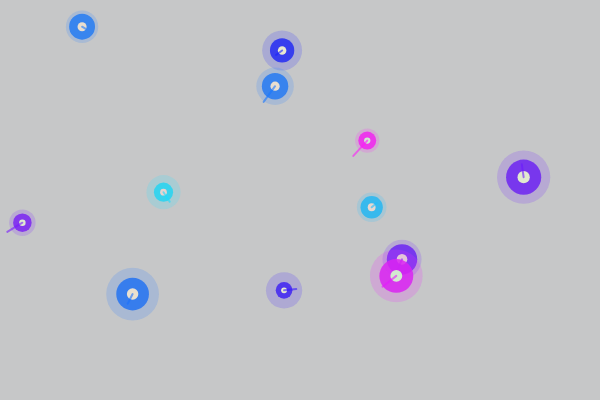
Frame 1 (no input)
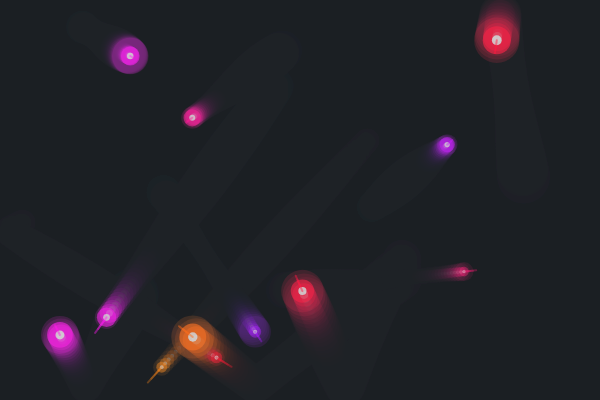
Frame 60 (no input)
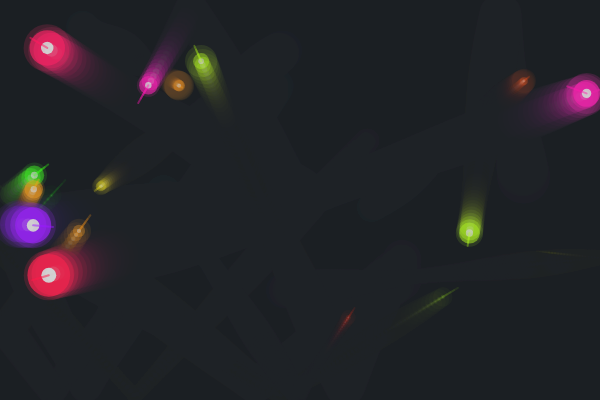
Frame 120 (the mouse pressed at the canvas centre since frame 60)

The p5.js sketch that drew these frames (run headless with seeded random() and noise() and a simulated clock; from frame 60 on, the mouse is pressed at the canvas centre):

// p5.js sketch
// ── sketch.js
// DM2008 — Activity 4b [Guided]
// Objects in Motion (50 min)
//
// You have a working Agent class to start with — your job is to bring it to life.
// Each agent moves, changes over time, and is drawn to the screen.
// Mouse click adds a new agent. C clears them all.
//
// Things to try:
// - Change the starting values (size, speed, color) to see what happens
// - Make agents bounce instead of wrap — what needs to change?
// - Add a second method to your class beyond update() and show()
//
// Stretch: give each agent a lifespan — shrink or fade it over time, then remove it.
// Hint: a backward loop lets you safely splice items while iterating.

let agents = [];
const NUM_START = 12;

function setup() {
  createCanvas(600, 400);
  colorMode(HSB, 360, 100, 100, 1);
  noStroke();

  for (let i = 0; i < NUM_START; i++) {
    let sz = random(15, 40);
    let x = random(sz / 2, width - sz / 2);
    let y = random(sz / 2, height - sz / 2);
    let speedX = random(-4, 4);
    let speedY = random(-4, 4);
    agents.push(new Agent(x, y, sz, speedX, speedY));
  }
}

function draw() {
  background(230, 20, 15, 0.25);

  for (let i = agents.length - 1; i >= 0; i--) {
    let agent = agents[i];
    agent.shrink();

    if (agent.sz <= 2) {
      agents.splice(i, 1);
    } else {
      agent.update();
      agent.show();
    }
  }
}

function mousePressed() {
  for (let i = 0; i < 5; i++) {
    let sz = random(25, 50);
    let speedX = random(-5, 5);
    let speedY = random(-5, 5);
    agents.push(new Agent(mouseX, mouseY, sz, speedX, speedY));
  }
}

function keyPressed() {
  // Replacing the array with an empty one effectively clears all agents
  if (key == "C" || key == "c") {
    agents = [];
  }
}

class Agent {
  constructor(x, y, sz, speedX, speedY) {
    this.x = x;
    this.y = y;
    this.sz = sz;
    this.startSize = sz;
    this.dx = speedX;
    this.dy = speedY;
    this.col = random(180, 300);
    this.pulseAngle = random(TWO_PI);
  }

  shrink() {
    this.sz -= 0.12;
  }

  update() {
    // Position changes by speed each frame — can you see why?
    this.x += this.dx;
    this.y += this.dy;

    // This is a property changing over time — try changing size or speed instead
    this.col = (this.col + 1.5) % 360;
    this.pulseAngle += 0.08;

    let radius = this.sz / 2;

    if (this.x > width - radius) {
      this.dx = -abs(this.dx);
    } else if (this.x < radius) {
      this.dx = abs(this.dx);
    }

    if (this.y > height - radius) {
      this.dy = -abs(this.dy);
    } else if (this.y < radius) {
      this.dy = abs(this.dy);
    }

    this.x = constrain(this.x, radius, width - radius);
    this.y = constrain(this.y, radius, height - radius);
  }

  show() {
    // this.col drives the color shift — how could you use your other properties here?
    push();
    translate(this.x, this.y);

    let fade = (this.sz - 2) / (this.startSize - 2);
    let pulse = sin(this.pulseAngle) * 8;
    fill(this.col, 80, 100, 0.2 * fade);
    ellipse(0, 0, this.sz + pulse + 12);

    fill(this.col, 85, 95, 0.85 * fade);
    ellipse(0, 0, this.sz);

    fill((this.col + 180) % 360, 20, 100, 0.9 * fade);
    ellipse(0, 0, this.sz * 0.35);

    stroke(this.col, 90, 100, 0.6 * fade);
    strokeWeight(2);
    line(0, 0, this.dx * 4, this.dy * 4);

    pop();
  }
}
